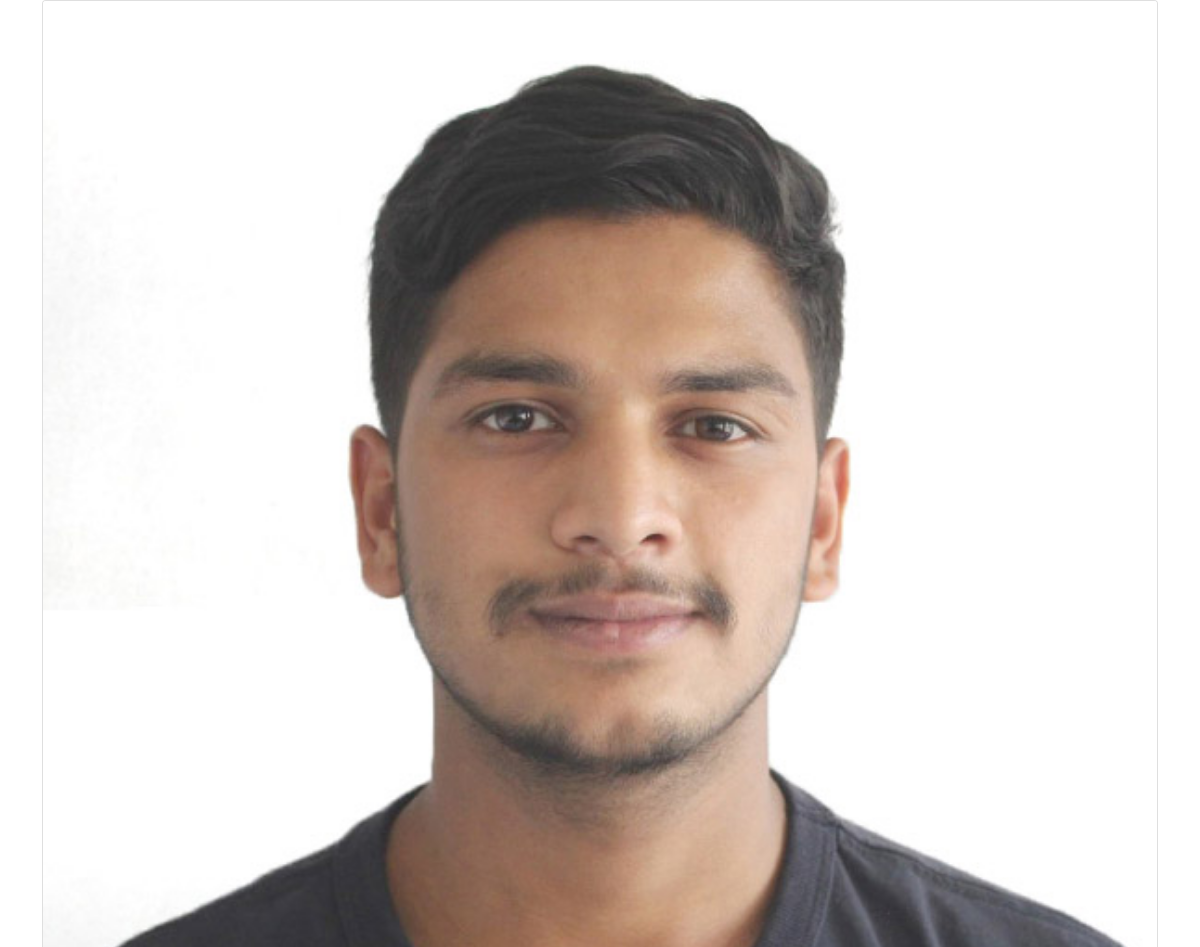
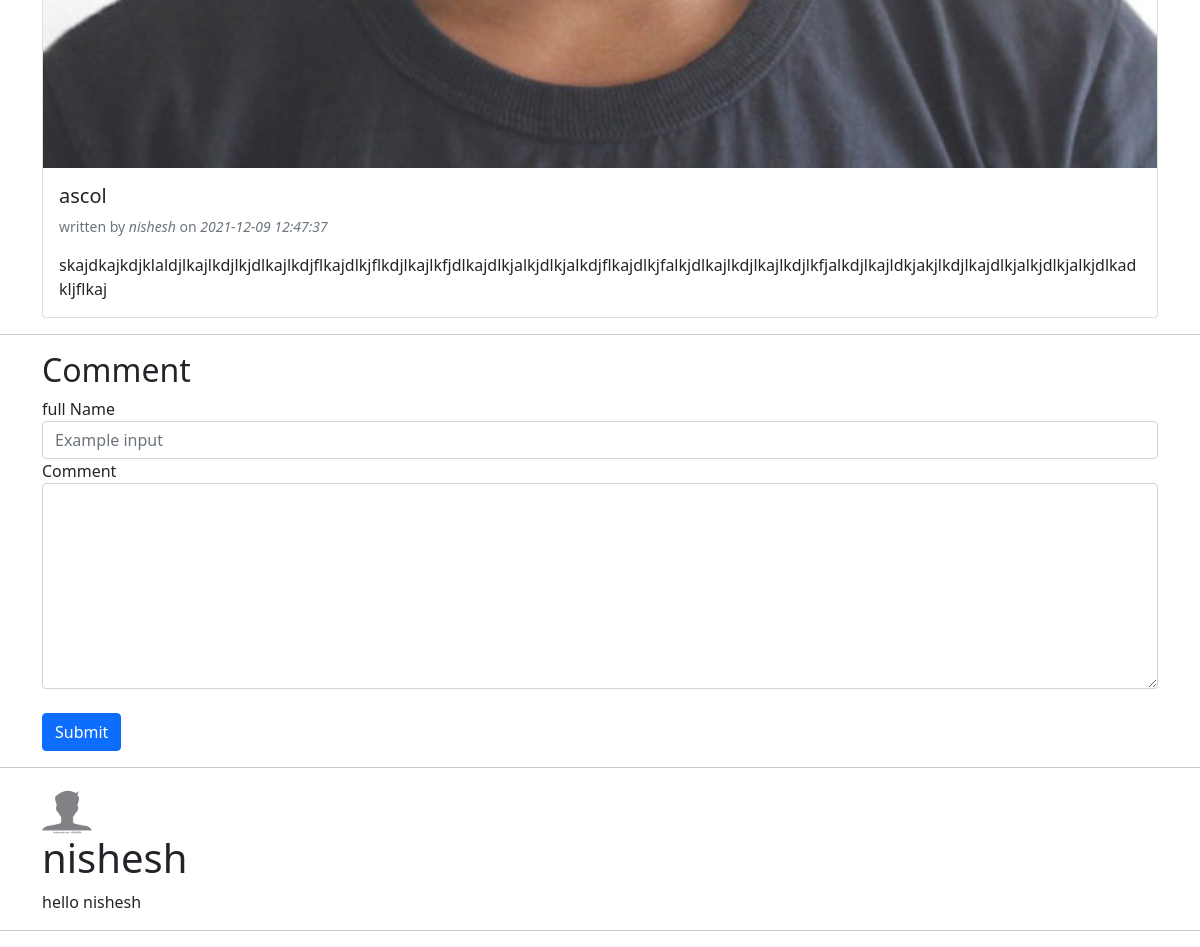
The page /fullpost.php?id=29 (signed in) on the database its author committed (2 pictures, top to bottom).
### tables this page shows
CREATE TABLE `post` (
  `id` int(3) NOT NULL,
  `dateandtime` varchar(25) NOT NULL,
  `title` varchar(200) NOT NULL,
  `category` varchar(50) NOT NULL,
  `author` varchar(50) NOT NULL,
  `image` varchar(100) NOT NULL,
  `post` varchar(1000) NOT NULL,
  `username` varchar(50) NOT NULL,
  `f_admin` int(5) NOT NULL,
  `likes` int(5) NOT NULL
);

CREATE TABLE `comment` (
  `id` int(5) NOT NULL,
  `date` varchar(40) NOT NULL,
  `name` varchar(50) NOT NULL,
  `comment` text NOT NULL,
  `p_id` int(4) NOT NULL
);

### fullpost.php (the view, shortened to what this page needs)
<?php
require_once('include/db.php');
 ?>
<?php $id=$_GET['id']; ?>
<html>
<head>
</head>
<link rel="stylesheet" type="text/css" href="css/bootstrap.min.css">
<body>
	<div class="container">
		<?php
		$sql="SELECT * FROM post WHERE id='$id'";
		$result=$conn->query($sql);
		$res=$result->fetch();
		$id=$res['id'];
		$title=$res['title'];
		$post=$res['post'];
		$date=$res['dateandtime'];
		$photo=$res['image'];
		$name=$res['username'];
		?>
		<div class="card">
  			<img class="card-img-top" src="image/<?php echo $photo ?>"  alt="Card image cap">
  			<div class="card-body">
  				<div class="row">
  					<h5 class="card-title"><?php echo $title ?></h5>
  					<p class="card-text"><small class="text-muted">written by <i><?php echo $name;?></i> on <i><?php echo $date; ?></i></small></p><br>
  				</div>
  				<p class="card-text"><?php echo $post?></p>
  			</div>
		</div>
	</div>
	<hr>
	<?php
	if(isset($_SESSION['id']))
	{
		?>
	<div class="container">
		<h2>Comment</h2>
		<form action='fullpost.php?id=<?php echo $id ?>' method="POST">
		  <div class="form-group">
		    <label for="formGroupExampleInput">full Name</label>
		    <input type="text" class="form-control" id="formGroupExampleInput" name="name" placeholder="Example input">
		  </div>
		  <div class="form-group">
		    <label for="formGroupExampleInput2">Comment</label>
		    <textarea class="form-control" id="Post" name="comment" rows="8" cols="80"></textarea>
		  </div><br>
		  <button type="submit" class="btn btn-primary" name='submit'>Submit</button>
		</form>
	</div><hr>
	<?php
	$sql="SELECT * FROM comment where p_id='$id'";
	$result=$conn->query($sql);
	foreach($result as $res)
	{
		$name=$res['name'];
		$comment=$res['comment'];
	?>
	<div class="container">
		<div class="media">
			<img src="image/p.jpg" height=50 width=50>
		</div>
		<div class="media-body">
			<h1><?php echo $name; ?></h1>
			<p><?php echo $comment ?></p>
		</div>
	</div>
	<hr>
	<?php  }?>
	<?php } ?>
</body>
</html>

### rows shown on the page
post: image (picture), title "ascol", username "nishesh", dateandtime "2021-12-09 12:47:37", post "skajdkajkdjklaldjlkajlkdjlkjdlkajlkdjflkajdlkjflkdjlkajlkfjdlkajdlkjalkjdlkjalkdjflkajdlkjfalkjdlkajlkdjlkajlkdjlkfjalkdjlkajldkjakjlkdjlkajdlkjalkjdlkjalkjdlkadkljflkaj"
comment: name "nishesh", comment "hello nishesh"
